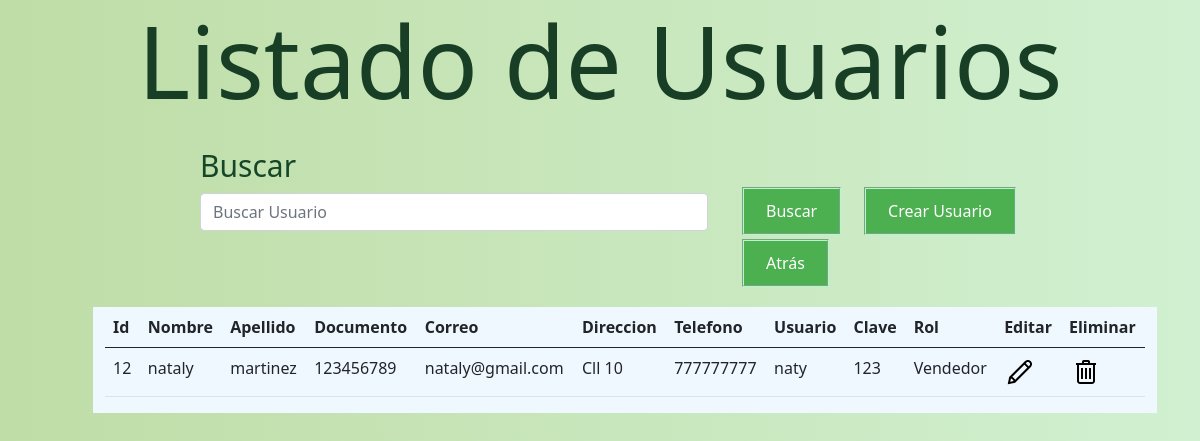
The app's page /listadoUsuarios.php with its own data.
### tables this page shows
CREATE TABLE `usuarios` (
  `Id_Usuario` int(20) NOT NULL,
  `Nombre_Usuario` varchar(30) NOT NULL,
  `Apellido_Usuario` varchar(30) NOT NULL,
  `Documento_Usuario` varchar(15) NOT NULL,
  `Correo_Usuario` varchar(50) NOT NULL,
  `Direccion_Usuario` varchar(50) NOT NULL,
  `Telefono_Usuario` varchar(15) NOT NULL,
  `User` varchar(15) NOT NULL,
  `Password_User` varchar(20) NOT NULL,
  `RolUser` varchar(20) NOT NULL
);

### Leer_Usuarios.php (called while the page is built, shortened)
<?php
include "Conexion_BD.php";
$buscar = $_POST["TxtBuscar_Usuario"];
$sql_leer = "SELECT * FROM usuarios WHERE Nombre_Usuario LIKE '%".$buscar."%' OR Documento_Usuario LIKE '%".$buscar."%'";
$result = mysqli_query($conexion,$sql_leer);
?>

### listadoUsuarios.php (the view, shortened to what this page needs)
<!DOCTYPE html>
<html lang="es">
<head>
    <link rel="stylesheet" type="text/css" href="css\bootstrap.min.css">
    <link rel="stylesheet" href="css/Usuario.css">
</head>
<body>
    <div id="" class="contenedor">
        <h1>Listado de Usuarios</h1>
        <form id="formulario_listadoUsuarios" class="form" action="" method="post">
            <div class="row">
                <div id="txtBuscarUsuarios" class="col-md-6">
                    <label class="visually-hidden" for="autoSizingSelect">Buscar</label>
                    <input type="text" name="TxtBuscar_Usuario" class="form-control" placeholder="Buscar Usuario">
                </div>
                <div id="btnsListaUsuarios" class="col-md-4">
                    <button type="submit" name="btnBuscar" class="btn_Buscar">Buscar</button>
                    <button type="submit" <?php if (isset($_POST["btnCrearUsuario"])) {
                                            } ?> name="btnCrearUsuario" class="btn_CrearUsuario">Crear Usuario</button>
                    <button type="submit" <?php if (isset($_POST["btnAtras"])) {
                                            } ?> name="btnAtras" class="btnAtras_Listado">Atrás</button>
                </div>
                <div id="tabla">
                    <table class="table">
                        <thead>
                            <tr>
                                <th scope="col">Id</th>
                                <th scope="col">Nombre</th>
                                <th scope="col">Apellido</th>
                                <th scope="col">Documento</th>
                                <th scope="col">Correo</th>
                                <th scope="col">Direccion</th>
                                <th scope="col">Telefono</th>
                                <th scope="col">Usuario</th>
                                <th scope="col">Clave</th>
                                <th scope="col">Rol</th>
                                <th scope="col">Editar</th>
                                <th scope="col">Eliminar</th>
                            </tr>
                        </thead>
                        <tbody>
                            <?php
                            include "Leer_Usuarios.php";
                            while ($fila = mysqli_fetch_assoc($result)) {
                                echo "
                                <tr>
                                    <td>{$fila['Id_Usuario']}</td>
                                    <td>{$fila['Nombre_Usuario']}</td>
                                    <td>{$fila['Apellido_Usuario']}</td>
                                    <td>{$fila['Documento_Usuario']}</td>
                                    <td>{$fila['Correo_Usuario']}</td>
                                    <td>{$fila['Direccion_Usuario']}</td>
                                    <td>{$fila['Telefono_Usuario']}</td>
                                    <td>{$fila['User']}</td>
                                    <td>{$fila['Password_User']}</td>
                                    <td>{$fila['RolUser']}</td>
                                    <td><a href='modUsuario.php?id=" . $fila['Id_Usuario'] . "'><img src='./img/icons8-Edit-32.png' alt='Edit'></a></td>
                                    <td><a href='eliminar_Usuario.php?id=" . $fila['Id_Usuario'] . "'><img src='./img/icons8-Trash-32.png' alt='Edit'></a></td>
                                </tr>";
                            }
                            ?>
                        </tbody>
                    </table>
                </div>
        </form>
    </div>
</body>
</html>

### css/Usuario.css (style rules this page uses)
body { background: linear-gradient(to bottom, rgb(90, 230, 85), rgb(255, 255, 255)); background: linear-gradient(to left, rgb(209, 240, 209), rgb(191, 221, 166)); }
h1 { text-align: center; font-size: 100px; color: rgb(24, 63, 37); }
.form { float: right; margin-left: 100px; margin-right: 50px; font-size: 30px; color: rgb(22, 70, 40); padding: 5px; }
label { margin-top: 10px; margin-bottom: 5px; }
button { background-color: #4caf50; color: white; padding: 10px 22px; text-align: center; text-decoration: none; display: inline-block; font-size: 16px; border-style: groove; border-color: rgb(182, 247, 202); }
a { outline: none; text-decoration: none; color: white; }
#tabla { background-color: aliceblue; margin-top: 20px; margin-bottom: 20px; font-size: medium; }
#txtBuscarUsuarios { margin-left: 95px; }
#btnsListaUsuarios { margin-top: 50px; margin-left: 10px; }
.btn_Buscar { margin-right: 15px; }
.btn_CrearUsuario { margin-right: 15px; }

### records on screen
usuarios: Id_Usuario "12", Nombre_Usuario "nataly", Apellido_Usuario "martinez", Documento_Usuario "123456789", Correo_Usuario "nataly@gmail.com", Direccion_Usuario "Cll 10", Telefono_Usuario "777777777", User "naty", Password_User "123", RolUser "Vendedor"
